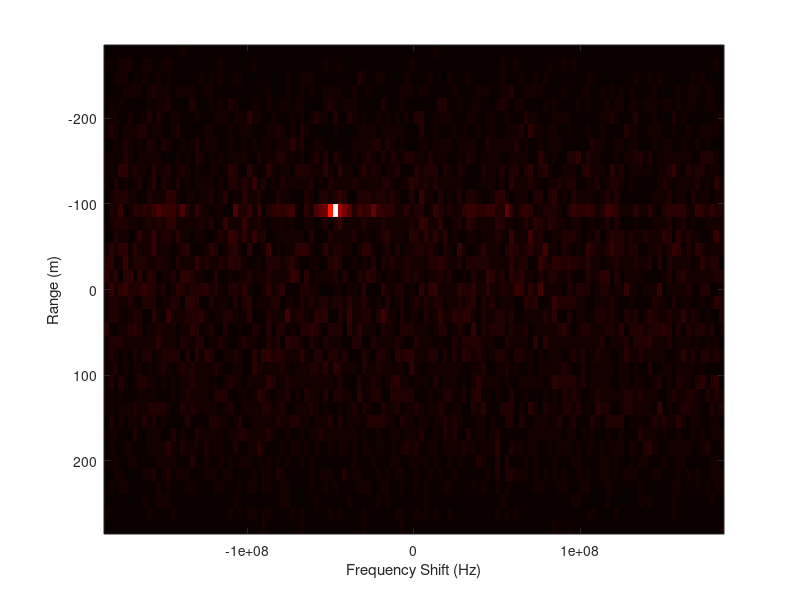

The MATLAB script that drew this image:
close all; clear; clc;
N = 2470; 

Np = 19;
c = 3*10^8;
n = 0:N-1;
f_doppler = 7e4; 
fs = 10e6;
delay_samples = 6; 



xe = randn(1,N);

xr_doppler = xe.* exp(1j * 2 * pi * f_doppler * n / fs);


xr = [zeros(1, delay_samples) xr_doppler(1:end-delay_samples)];

xe_b = reshape(xe, [Np, N/Np]);
xr_b = reshape(xr, [Np, N/Np]);

D = ifft(fft(xe_b,2*Np-1,1) .* conj(fft(xr_b,2*Np-1,1)));
D = fftshift(D, 1);
psi = fft(D,[],2);

psi = fftshift(psi,2);




figure(1)




freq_axis = linspace(-fs*(2*Np - 1)/2, fs*(2*Np - 1)/2, size(psi, 2));

range_resolution = (1 / fs) * c / 2;
range_axis = linspace(-size(psi, 1)/2, size(psi, 1)/2, size(psi, 2))* range_resolution;

imagesc(freq_axis, range_axis, abs(psi));
colormap('hot')
xlabel('Frequency Shift (Hz)');
ylabel('Range (m)');
